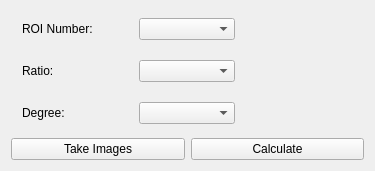
<?xml version="1.0" encoding="UTF-8"?>
<ui version="4.0">
 <class>LuminanceWidgetClass</class>
 <widget class="QWidget" name="LuminanceWidgetClass">
  <property name="geometry">
   <rect>
    <x>0</x>
    <y>0</y>
    <width>375</width>
    <height>171</height>
   </rect>
  </property>
  <property name="windowTitle">
   <string>LuminanceWidget</string>
  </property>
  <layout class="QVBoxLayout" name="verticalLayout">
   <item>
    <widget class="QWidget" name="widget" native="true">
     <property name="minimumSize">
      <size>
       <width>0</width>
       <height>0</height>
      </size>
     </property>
     <layout class="QVBoxLayout" name="verticalLayout_2">
      <property name="spacing">
       <number>0</number>
      </property>
      <property name="leftMargin">
       <number>0</number>
      </property>
      <property name="topMargin">
       <number>0</number>
      </property>
      <property name="rightMargin">
       <number>0</number>
      </property>
      <property name="bottomMargin">
       <number>0</number>
      </property>
      <item>
       <layout class="QHBoxLayout" name="horizontalLayout_2" stretch="2,1">
        <item>
         <layout class="QGridLayout" name="gridLayout">
          <property name="leftMargin">
           <number>11</number>
          </property>
          <property name="rightMargin">
           <number>11</number>
          </property>
          <property name="spacing">
           <number>20</number>
          </property>
          <item row="0" column="0">
           <widget class="QLabel" name="label">
            <property name="text">
             <string>ROI Number:</string>
            </property>
           </widget>
          </item>
          <item row="0" column="1">
           <widget class="QComboBox" name="comboBox_roiNumber"/>
          </item>
          <item row="1" column="0">
           <widget class="QLabel" name="label_2">
            <property name="text">
             <string>Ratio:</string>
            </property>
           </widget>
          </item>
          <item row="1" column="1">
           <widget class="QComboBox" name="comboBox_ratio"/>
          </item>
          <item row="2" column="0">
           <widget class="QLabel" name="label_3">
            <property name="text">
             <string>Degree:</string>
            </property>
           </widget>
          </item>
          <item row="2" column="1">
           <widget class="QComboBox" name="comboBox_degree"/>
          </item>
         </layout>
        </item>
        <item>
         <spacer name="horizontalSpacer_2">
          <property name="orientation">
           <enum>Qt::Horizontal</enum>
          </property>
          <property name="sizeHint" stdset="0">
           <size>
            <width>40</width>
            <height>20</height>
           </size>
          </property>
         </spacer>
        </item>
       </layout>
      </item>
     </layout>
    </widget>
   </item>
   <item>
    <layout class="QHBoxLayout" name="horizontalLayout">
     <item>
      <widget class="QPushButton" name="btn_takeImg">
       <property name="text">
        <string>Take Images</string>
       </property>
      </widget>
     </item>
     <item>
      <widget class="QPushButton" name="btn_calculate">
       <property name="minimumSize">
        <size>
         <width>150</width>
         <height>0</height>
        </size>
       </property>
       <property name="text">
        <string>Calculate</string>
       </property>
      </widget>
     </item>
    </layout>
   </item>
  </layout>
 </widget>
 <layoutdefault spacing="6" margin="11"/>
 <resources/>
 <connections/>
</ui>
